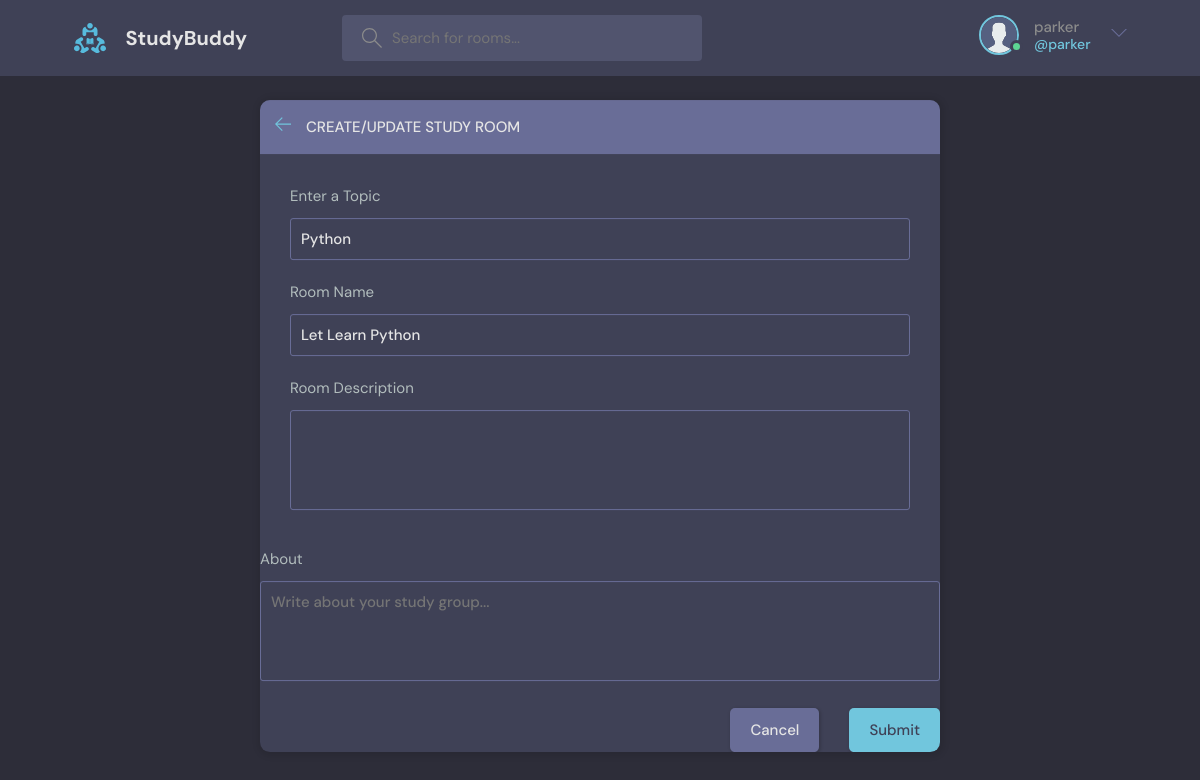
Page /update-room/1 (signed in) on the committed database.
### base/models.py (models this page shows, shortened)
class User(AbstractUser):
    name = models.CharField(max_length=200, null=True)
    email = models.EmailField(unique=True, null=True)
    bio = models.TextField(null=True)
    avatar = models.ImageField(null=True, default="avatar.svg")
    USERNAME_FIELD = 'email'
    REQUIRED_FIELDS = []

class Room(models.Model):
    host = models.ForeignKey(User, on_delete=models.SET_NULL, null=True)
    topic = models.ForeignKey(Topic, on_delete=models.SET_NULL, null=True)
    name = models.CharField(max_length=200)
    description = models.TextField(null=True, blank=True)
    participants = models.ManyToManyField(User, related_name="participants", blank=True)
    updated = models.DateTimeField(auto_now=True)
    created = models.DateTimeField(auto_now_add=True)
    class Meta:
        ordering = ['-updated','-created']

class Topic(models.Model):
    name = models.CharField(max_length=200)

### base/views.py (the view, shortened to what this page needs)
# urls.py: path('update-room/<str:pk>', views.updateRoom, name="update-room"),
@login_required(login_url='login')
def updateRoom(request, pk):
    room = Room.objects.get(id=pk)
    form = RoomForm(instance=room)
    topics = Topic.objects.all()
    if request.user != room.host:
        return HttpResponse('Your not allowed here!!')
    context = {'form': form, 'topics':topics, 'room':room}
    return render(request, 'base/room_form.html', context)

### base/forms.py
class RoomForm(ModelForm):
    class Meta:
        model = Room
        fields = '__all__'
        exclude = ['host', 'participants']

### base/templates/base/room_form.html (shortened to what this page needs)
{% extends 'main.html' %}
{% block content %}
  <main class="create-room layout">
    <div class="container">
      <div class="layout__box">
        <div class="layout__boxHeader">
          <div class="layout__boxTitle">
            <a href="{% url 'home' %}">
              <svg version="1.1" xmlns="http://www.w3.org/2000/svg" width="32" height="32" viewBox="0 0 32 32">
                <title>arrow-left</title>
                <path
                  d="M13.723 2.286l-13.723 13.714 13.719 13.714 1.616-1.611-10.96-10.96h27.625v-2.286h-27.625l10.965-10.965-1.616-1.607z">
                </path>
              </svg>
            </a>
            <h3>Create/Update Study Room</h3>
          </div>
        </div>
        <div class="layout__body">
          <form class="form" action="" method="POST">
            <div class="form__group">
              <label for="room_topic">Enter a Topic</label>
              <input required type="text" value="{{room.topic.name}}" name="topic" list="topic-list" />
            </div>
            <div class="form__group">
              <label for="room_name">Room Name</label>
              {{form.name}}
            </div>
            <div class="form__group">
              <label for="room_description">Room Description</label>
              {{form.description}}
            </div>
            </div>
            <div class="form__group">
              <label for="room_about">About</label>
              <textarea name="room_about" id="room_about" placeholder="Write about your study group..."></textarea>
            </div>
            <div class="form__action">
              <a class="btn btn--dark" href="index.html">Cancel</a>
              <button class="btn btn--main" type="submit">Submit</button>
            </div>
        </div>
      </div>
  </main>
{% endblock content %}

### templates/navbar.html (shortened to what this page needs)
{% load static %}
<header class="header header--loggedIn">
    <div class="container">
      <a href="{% url 'home' %}" class="header__logo">
        <img src="{% static 'images/logo.svg' %}" />
        <h1>StudyBuddy</h1>
      </a>
      <form class="header__search" method="GET" action="{% url 'home' %}">
        <label>
          <input name="q" placeholder="Search for rooms..." />
        </label>
      </form>
      <nav class="header__menu">
        {% if request.user.is_authenticated %}
        <div class="header__user">
          <a href="{% url 'update-user' %}">
            <div class="avatar avatar--medium active">
              <img src="{{request.user.avatar.url}}" />
            </div>
            <p>{{request.user.username}}<span>@{{request.user.username}}</span></p>
          </a>
          <button class="dropdown-button">
            <svg version="1.1" xmlns="http://www.w3.org/2000/svg" width="32" height="32" viewBox="0 0 32 32">
              <title>chevron-down</title>
              <path d="M16 21l-13-13h-3l16 16 16-16h-3l-13 13z"></path>
            </svg>
          </button>
        </div>
        {% else %}
         <a href="{% url 'login' %}">
          <img src="{% static 'images/avatar.svg' %}" />
          <p>Login</p>
        </a>
        {% endif %}
      </nav>
    </div>
  </header>

### rows in the picture
User: user.avatar (placeholder picture), user.username "parker"
Room: topic "Python", name "Let Learn Python"
